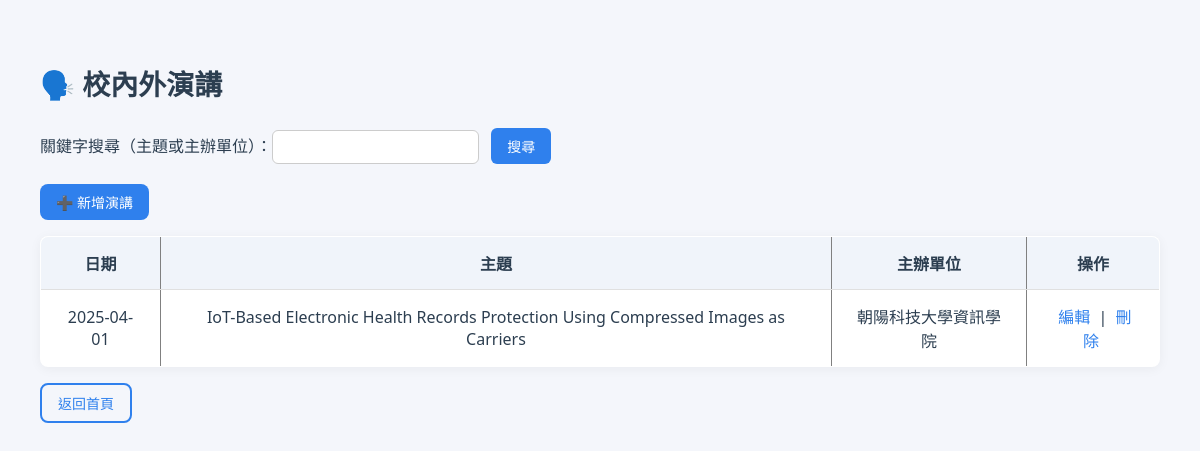
Page /speech_list.php (signed in) on the committed database.
### tables this page shows
CREATE TABLE `Speech` (
  `teacher_id` int(11) NOT NULL,
  `date` date NOT NULL,
  `topic` varchar(255) NOT NULL,
  `organizer` varchar(255) DEFAULT NULL
);

### speech_list.php (the view, shortened to what this page needs)
<?php
require_once 'phpdb.php';
$teacher_id = $_SESSION['teacher_id'];
$keyword = $_GET['q'] ?? '';
?>
<!DOCTYPE html>
<html lang="zh-Hant">
<head>
    <link rel="stylesheet" href="speech_list_style.css">
</head>
<body>
<div class="container">
<h2>🗣️ 校內外演講</h2>
<form method="get">
    關鍵字搜尋（主題或主辦單位）：<input type="text" name="q" value="<?= htmlspecialchars($keyword) ?>">
    <input type="submit" value="搜尋" class="btn">
</form>
<p><a href="speech_insert.php" class="btn">➕ 新增演講</a></p>
<table border="1" cellpadding="10">
    <tr>
        <th>日期</th><th>主題</th><th>主辦單位</th><th>操作</th>
    </tr>
    <?php
    if ($keyword !== '') {
        $stmt = mysqli_prepare($link, "SELECT * FROM Speech WHERE teacher_id = ? AND (topic LIKE ? OR organizer LIKE ?)");
        $kw = "%$keyword%";
        mysqli_stmt_bind_param($stmt, 'iss', $teacher_id, $kw, $kw);
    } else {
        $stmt = mysqli_prepare($link, "SELECT * FROM Speech WHERE teacher_id = ?");
        mysqli_stmt_bind_param($stmt, 'i', $teacher_id);
    }
    mysqli_stmt_execute($stmt);
    $result = mysqli_stmt_get_result($stmt);
    while ($row = mysqli_fetch_assoc($result)) {
        echo "<tr>";
        echo "<td>" . htmlspecialchars($row['date']) . "</td>";
        echo "<td>" . htmlspecialchars($row['topic']) . "</td>";
        echo "<td>" . htmlspecialchars($row['organizer']) . "</td>";
        echo "<td><a href='speech_update.php?date=" . $row['date'] . "&topic=" . urlencode($row['topic']) . "'>編輯</a> | ";
        echo "<a href='speech_delete.php?date=" . $row['date'] . "&topic=" . urlencode($row['topic']) . "' onclick='return confirm(\"確定要刪除？\")'>刪除</a></td>";
        echo "</tr>";
    }
    ?>
</table>
<p><a href="index576.php" class="btn btn-outline">返回首頁</a></p>
</div>
</body>
</html>

### speech_list_style.css (style rules this page uses)
body { font-family: "Noto Sans TC", "Segoe UI", Tahoma, sans-serif; background-color: #f4f6fb; margin: 0; padding: 40px; color: #2c3e50; }
h2 { font-size: 28px; margin-bottom: 25px; }
form { margin-bottom: 20px; }
input[type="text"] { padding: 8px 12px; font-size: 14px; border-radius: 6px; border: 1px solid #ccc; margin-right: 8px; }
input[type="submit"] { padding: 8px 16px; font-size: 14px; background-color: #2f80ed; color: white; border: none; border-radius: 6px; cursor: pointer; transition: all 0.2s ease; }
table { width: 100%; border-collapse: collapse; margin-top: 15px; background: white; border-radius: 8px; box-shadow: 0 2px 12px rgba(0,0,0,0.05); overflow: hidden; }
th, td { padding: 14px 18px; border-bottom: 1px solid #e0e0e0; text-align: center; }
th { background-color: #f0f4fa; font-weight: 600; }
td a { color: #2f80ed; text-decoration: none; font-weight: 500; margin: 0 4px; }
.btn { display: inline-block; padding: 8px 16px; font-size: 14px; background-color: #2f80ed; color: white; border: none; border-radius: 8px; cursor: pointer; font-weight: 500; text-decoration: none; transition: all 0.3s ease; }
.btn-outline { background-color: transparent; border: 2px solid #2f80ed; color: #2f80ed; }

### rows in the picture
speech: date "2025-04-01", topic "IoT-Based Electronic Health Records Protection Using Compressed Images as Carriers", organizer "朝陽科技大學資訊學院"
